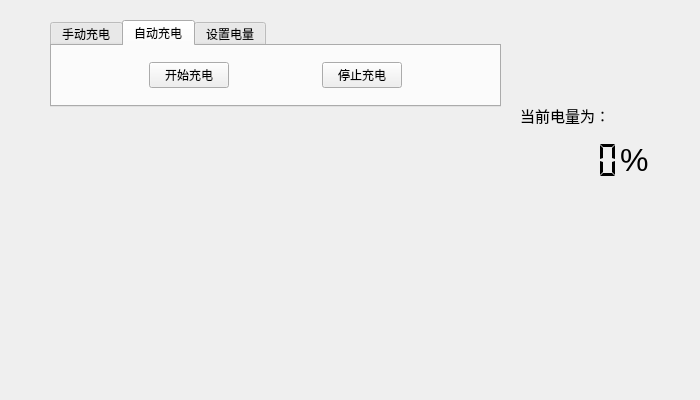
<?xml version="1.0" encoding="UTF-8"?>
<ui version="4.0">
 <class>Widget</class>
 <widget class="QWidget" name="Widget">
  <property name="geometry">
   <rect>
    <x>0</x>
    <y>0</y>
    <width>700</width>
    <height>400</height>
   </rect>
  </property>
  <property name="windowTitle">
   <string>Widget</string>
  </property>
  <widget class="Battery" name="widget" native="true">
   <property name="geometry">
    <rect>
     <x>50</x>
     <y>120</y>
     <width>450</width>
     <height>250</height>
    </rect>
   </property>
   <property name="focusPolicy">
    <enum>Qt::NoFocus</enum>
   </property>
  </widget>
  <widget class="QTabWidget" name="tabWidget">
   <property name="geometry">
    <rect>
     <x>50</x>
     <y>20</y>
     <width>451</width>
     <height>87</height>
    </rect>
   </property>
   <property name="currentIndex">
    <number>1</number>
   </property>
   <widget class="QWidget" name="tab_hand">
    <attribute name="title">
     <string>手动充电</string>
    </attribute>
    <widget class="QSlider" name="hSlider">
     <property name="geometry">
      <rect>
       <x>10</x>
       <y>20</y>
       <width>420</width>
       <height>20</height>
      </rect>
     </property>
     <property name="maximum">
      <number>1000</number>
     </property>
     <property name="singleStep">
      <number>1</number>
     </property>
     <property name="orientation">
      <enum>Qt::Horizontal</enum>
     </property>
    </widget>
   </widget>
   <widget class="QWidget" name="tab_auto">
    <attribute name="title">
     <string>自动充电</string>
    </attribute>
    <layout class="QHBoxLayout" name="horizontalLayout_4">
     <item>
      <layout class="QHBoxLayout" name="horizontalLayout_3">
       <item>
        <spacer name="horizontalSpacer_4">
         <property name="orientation">
          <enum>Qt::Horizontal</enum>
         </property>
         <property name="sizeHint" stdset="0">
          <size>
           <width>40</width>
           <height>20</height>
          </size>
         </property>
        </spacer>
       </item>
       <item>
        <widget class="QPushButton" name="btn_start">
         <property name="text">
          <string>开始充电</string>
         </property>
        </widget>
       </item>
       <item>
        <spacer name="horizontalSpacer_5">
         <property name="orientation">
          <enum>Qt::Horizontal</enum>
         </property>
         <property name="sizeHint" stdset="0">
          <size>
           <width>40</width>
           <height>20</height>
          </size>
         </property>
        </spacer>
       </item>
       <item>
        <widget class="QPushButton" name="btn_stop">
         <property name="text">
          <string>停止充电</string>
         </property>
        </widget>
       </item>
       <item>
        <spacer name="horizontalSpacer_6">
         <property name="orientation">
          <enum>Qt::Horizontal</enum>
         </property>
         <property name="sizeHint" stdset="0">
          <size>
           <width>40</width>
           <height>20</height>
          </size>
         </property>
        </spacer>
       </item>
      </layout>
     </item>
    </layout>
   </widget>
   <widget class="QWidget" name="tab_set">
    <attribute name="title">
     <string>设置电量</string>
    </attribute>
    <layout class="QVBoxLayout" name="verticalLayout">
     <item>
      <layout class="QHBoxLayout" name="horizontalLayout">
       <item>
        <spacer name="horizontalSpacer">
         <property name="orientation">
          <enum>Qt::Horizontal</enum>
         </property>
         <property name="sizeHint" stdset="0">
          <size>
           <width>40</width>
           <height>20</height>
          </size>
         </property>
        </spacer>
       </item>
       <item>
        <widget class="QDoubleSpinBox" name="doubleSpinBox">
         <property name="minimumSize">
          <size>
           <width>70</width>
           <height>30</height>
          </size>
         </property>
         <property name="font">
          <font>
           <pointsize>12</pointsize>
          </font>
         </property>
         <property name="alignment">
          <set>Qt::AlignRight|Qt::AlignTrailing|Qt::AlignVCenter</set>
         </property>
         <property name="decimals">
          <number>1</number>
         </property>
        </widget>
       </item>
       <item>
        <spacer name="horizontalSpacer_2">
         <property name="orientation">
          <enum>Qt::Horizontal</enum>
         </property>
         <property name="sizeHint" stdset="0">
          <size>
           <width>40</width>
           <height>20</height>
          </size>
         </property>
        </spacer>
       </item>
       <item>
        <widget class="QPushButton" name="pushButton">
         <property name="minimumSize">
          <size>
           <width>60</width>
           <height>30</height>
          </size>
         </property>
         <property name="text">
          <string>设置</string>
         </property>
        </widget>
       </item>
       <item>
        <spacer name="horizontalSpacer_3">
         <property name="orientation">
          <enum>Qt::Horizontal</enum>
         </property>
         <property name="sizeHint" stdset="0">
          <size>
           <width>40</width>
           <height>20</height>
          </size>
         </property>
        </spacer>
       </item>
      </layout>
     </item>
    </layout>
   </widget>
  </widget>
  <widget class="QLabel" name="label">
   <property name="geometry">
    <rect>
     <x>520</x>
     <y>100</y>
     <width>111</width>
     <height>31</height>
    </rect>
   </property>
   <property name="font">
    <font>
     <pointsize>11</pointsize>
    </font>
   </property>
   <property name="text">
    <string>当前电量为：</string>
   </property>
  </widget>
  <widget class="QLCDNumber" name="lcd_number">
   <property name="geometry">
    <rect>
     <x>520</x>
     <y>140</y>
     <width>100</width>
     <height>40</height>
    </rect>
   </property>
   <property name="frameShape">
    <enum>QFrame::NoFrame</enum>
   </property>
   <property name="digitCount">
    <number>5</number>
   </property>
   <property name="segmentStyle">
    <enum>QLCDNumber::Flat</enum>
   </property>
  </widget>
  <widget class="QLabel" name="label_2">
   <property name="geometry">
    <rect>
     <x>620</x>
     <y>140</y>
     <width>40</width>
     <height>40</height>
    </rect>
   </property>
   <property name="font">
    <font>
     <pointsize>24</pointsize>
    </font>
   </property>
   <property name="text">
    <string>%</string>
   </property>
  </widget>
 </widget>
 <customwidgets>
  <customwidget>
   <class>Battery</class>
   <extends>QWidget</extends>
   <header location="global">battery.h</header>
   <container>1</container>
  </customwidget>
 </customwidgets>
 <resources/>
 <connections/>
</ui>
